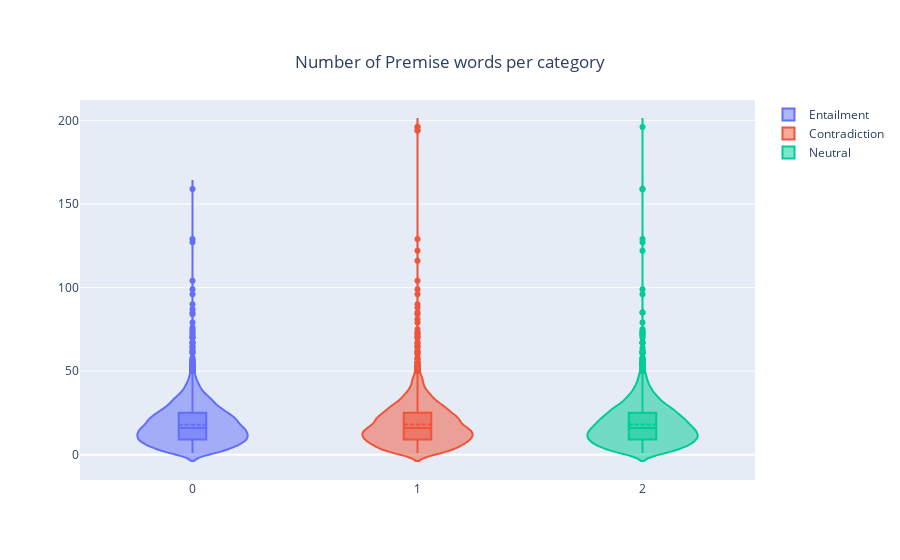

The code cell stored with this chart in its notebook:
### Code cell
fig = go.Figure()

categories = [0,1,2]
Name = ['Entailment','Contradiction','Neutral']
for category in categories:
    fig.add_trace(go.Violin(x=Meta_features['label'][Meta_features['label'] == category],
                            y=Meta_features['premise_num_words'][Meta_features['label'] == category],
                            name=Name[category],
                            box_visible=True,
                            meanline_visible=True))
    

fig.update_layout( title={
                    'text': "Number of Premise words per category",
                    'y':0.9,
                    'x':0.5,
                    'xanchor': 'center',
                    'yanchor': 'top'})

fig.show()

### Figure 1 — Plotly figure (JSON) as saved in the notebook; plotly's stock layout.template omitted (floating-point values rounded to 4 significant figures; data arrays with more than 128 entries replaced by an {"elided": "..."} marker saying what was removed)
{"data": [{"box": {"visible": true}, "meanline": {"visible": true}, "name": "Entailment", "type": "violin", "x": {"elided": "4176 int values"}, "y": {"elided": "4176 int values"}}, {"box": {"visible": true}, "meanline": {"visible": true}, "name": "Contradiction", "type": "violin", "x": {"elided": "3880 int values"}, "y": {"elided": "3880 int values"}}, {"box": {"visible": true}, "meanline": {"visible": true}, "name": "Neutral", "type": "violin", "x": {"elided": "4064 int values"}, "y": {"elided": "4064 int values"}}], "layout": {"title": {"text": "Number of Premise words per category", "x": 0.5, "xanchor": "center", "y": 0.9, "yanchor": "top"}}}
